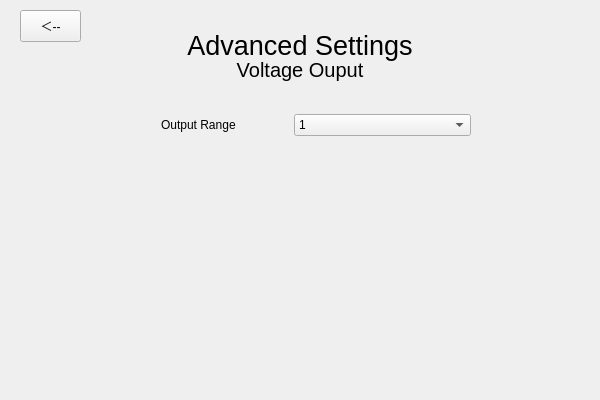
<?xml version="1.0" encoding="UTF-8"?>
<ui version="4.0">
 <class>MainWindow</class>
 <widget class="QMainWindow" name="MainWindow">
  <property name="geometry">
   <rect>
    <x>0</x>
    <y>0</y>
    <width>600</width>
    <height>400</height>
   </rect>
  </property>
  <property name="minimumSize">
   <size>
    <width>300</width>
    <height>200</height>
   </size>
  </property>
  <property name="maximumSize">
   <size>
    <width>600</width>
    <height>400</height>
   </size>
  </property>
  <property name="windowTitle">
   <string>MainWindow</string>
  </property>
  <widget class="QWidget" name="centralwidget">
   <widget class="QLabel" name="AdvancedSettings_Vout">
    <property name="geometry">
     <rect>
      <x>150</x>
      <y>20</y>
      <width>300</width>
      <height>50</height>
     </rect>
    </property>
    <property name="font">
     <font>
      <pointsize>20</pointsize>
     </font>
    </property>
    <property name="text">
     <string>Advanced Settings</string>
    </property>
    <property name="alignment">
     <set>Qt::AlignCenter</set>
    </property>
   </widget>
   <widget class="QLabel" name="DCOffsetRange_Vout">
    <property name="geometry">
     <rect>
      <x>200</x>
      <y>50</y>
      <width>200</width>
      <height>40</height>
     </rect>
    </property>
    <property name="font">
     <font>
      <pointsize>15</pointsize>
     </font>
    </property>
    <property name="text">
     <string>Voltage Ouput</string>
    </property>
    <property name="alignment">
     <set>Qt::AlignCenter</set>
    </property>
   </widget>
   <widget class="QWidget" name="gridLayoutWidget_2">
    <property name="geometry">
     <rect>
      <x>110</x>
      <y>100</y>
      <width>361</width>
      <height>51</height>
     </rect>
    </property>
    <layout class="QGridLayout" name="VoltageOutGrid">
     <item row="0" column="0" alignment="Qt::AlignHCenter">
      <widget class="QLabel" name="VoltageOutLabel1">
       <property name="text">
        <string>Output Range</string>
       </property>
      </widget>
     </item>
     <item row="0" column="1">
      <widget class="QComboBox" name="voltageOutRange">
       <item>
        <property name="text">
         <string>1</string>
        </property>
       </item>
       <item>
        <property name="text">
         <string>0.1</string>
        </property>
       </item>
       <item>
        <property name="text">
         <string>10</string>
        </property>
       </item>
      </widget>
     </item>
    </layout>
   </widget>
   <widget class="QPushButton" name="pageUp">
    <property name="geometry">
     <rect>
      <x>20</x>
      <y>10</y>
      <width>61</width>
      <height>32</height>
     </rect>
    </property>
    <property name="text">
     <string>＜--</string>
    </property>
   </widget>
  </widget>
  <widget class="QMenuBar" name="menubar">
   <property name="geometry">
    <rect>
     <x>0</x>
     <y>0</y>
     <width>600</width>
     <height>26</height>
    </rect>
   </property>
  </widget>
 </widget>
 <resources/>
 <connections/>
</ui>
